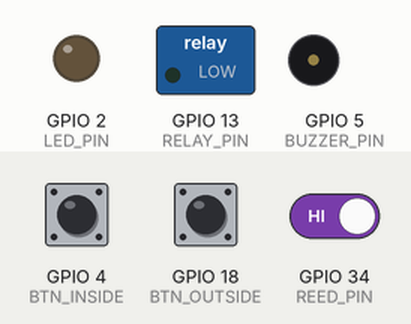
Recording of a sketch running on a simulated ESP32. Parts: switched loads named in the sketch (green lamp = pin HIGH), output pins drawn as LEDs (lit = HIGH), buzzer (waves = sounding, pin HIGH). The inputs (shaded band) are chosen by the test bench; at power-on: GPIO 4 (BTN_INSIDE) HIGH, GPIO 18 (BTN_OUTSIDE) HIGH, GPIO 34 (REED_PIN) HIGH. WiFi joins after 1.5 s; servers stay silent unless stated; uploads are accepted with an empty reply; the local clock reads 2024-03-15 10:24:30 at power-on unless the sketch sets it; storage starts empty; what the sketch prints to the serial monitor is not drawn.

Above: at 4.5 s.
4.6 s: GPIO 4 (BTN_INSIDE) pulled LOW for 0.15 s
At 4.9 s:
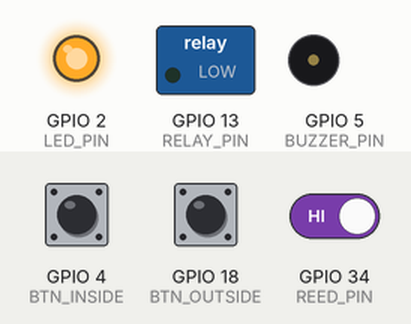
6.4 s: GPIO 18 (BTN_OUTSIDE) pulled LOW for 0.15 s
At 7.8 s:
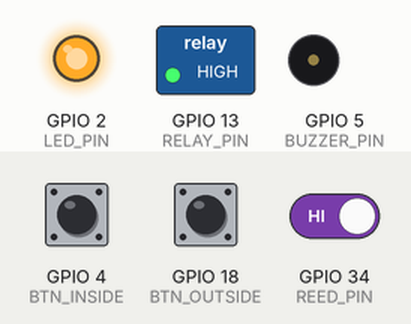
9.5 s: GPIO 4 (BTN_INSIDE) pulled LOW for 1 s
At 11.3 s:
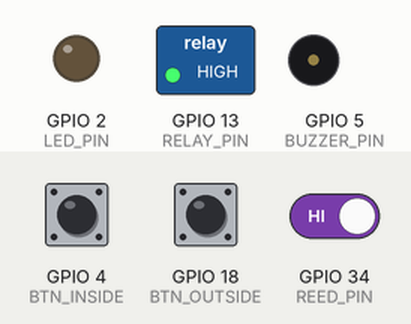
13.0 s: GPIO 34 (REED_PIN) driven LOW
At 13.8 s:
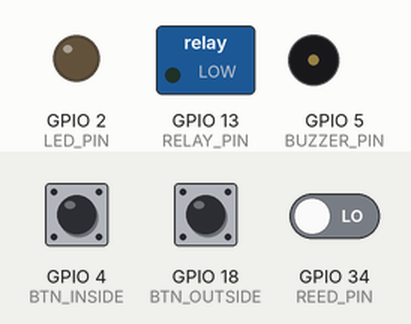
14.7 s: GPIO 4 (BTN_INSIDE) pulled LOW for 3.2 s
At 16.8 s:
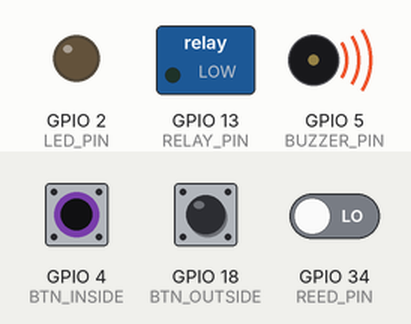
19.4 s: GPIO 18 (BTN_OUTSIDE) pulled LOW for 1 s
At 20.45 s:
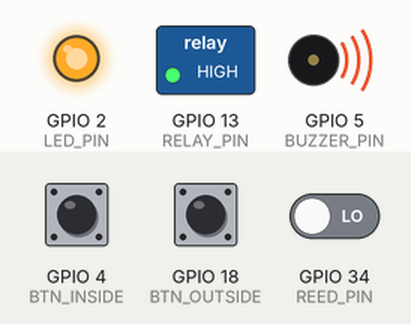
Timing chart, 0 to 26.9 s (numbered marks = the images above; inputs shaded):
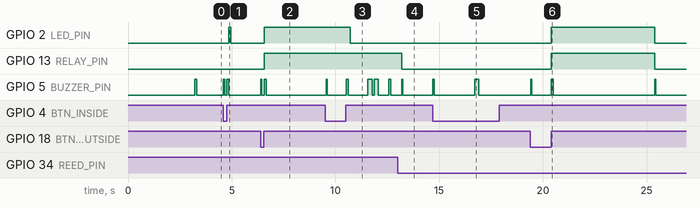

Measured:
- after the input at 4.6 s, GPIO 2 (LED_PIN): LOW → HIGH after 0.26 s, → LOW 0.10 s later; GPIO 5 (BUZZER_PIN): alternates HIGH for 0.08 s and LOW for 0.10 s, 4 changes in all, then stays LOW, starting at once
- after the input at 6.4 s, GPIO 2 (LED_PIN), GPIO 13 (RELAY_PIN): LOW → HIGH after 0.16 s; GPIO 5 (BUZZER_PIN): alternates HIGH for 0.08 s and LOW for 0.10 s, 4 changes in all, then stays LOW, starting at once
- after the input at 9.5 s, GPIO 2 (LED_PIN): HIGH → LOW after 1.2 s
- after the input at 13.0 s, GPIO 13 (RELAY_PIN): HIGH → LOW after 0.20 s
- after the input at 14.7 s, GPIO 5 (BUZZER_PIN): LOW → HIGH at once, → LOW 0.05 s later, → HIGH 2.0 s later, → LOW 0.20 s later
- after the input at 19.4 s, GPIO 2 (LED_PIN), GPIO 13 (RELAY_PIN): LOW → HIGH after 1.0 s, → LOW 5.0 s later; GPIO 5 (BUZZER_PIN): goes HIGH 0.05 s, LOW 0.94 s, HIGH 0.10 s, LOW 4.9 s, HIGH 0.05 s, then LOW, starting at once

The sketch:

door_access_controller.ino
```cpp
/**
 * ESP32 Door Access Controller
 * Hardware: ESP32 + Relay + Solenoid Lock 12V + Reed Switch MC-38
 *           + Buzzer + LED + 2x Push Button
 *
 * วงจรไฟ:
 *   12V Adapter ──┬── Relay COM / Solenoid (ผ่าน Relay NO)
 *                 └── Step-Down IN (12V→5V)
 *   Step-Down OUT ──── ESP32 VIN, Buzzer+
 *   ESP32 3.3V ──────── Pull-up 10k ของ Button/Reed Switch
 *
 * Pin Map:
 *   GPIO 13 → Relay IN           (HIGH = unlock solenoid)
 *   GPIO 34 → Reed Switch MC-38  (LOW = ประตูปิด, HIGH = ประตูเปิด)
 *   GPIO  4 → Push Button ใน     (INPUT_PULLUP, LOW = กด)
 *   GPIO 18 → Push Button นอก    (INPUT_PULLUP, LOW = กด)
 *   GPIO  5 → Active Buzzer 5V
 *   GPIO  2 → LED (330Ω ต่ออนุกรม)
 */

#include <WiFi.h>
#include <HTTPClient.h>
#include <SPIFFS.h>
#include <ArduinoJson.h>
#include <time.h>

// ===== ตั้งค่า — แก้ค่าเหล่านี้ =====
const char* WIFI_SSID     = "YOUR_WIFI_SSID";
const char* WIFI_PASSWORD = "YOUR_WIFI_PASSWORD";
const char* BACKEND_URL   = "http://192.168.x.x:3000";  // IP ของ Server
const char* ROOM_ID       = "room_101";
int DEFAULT_STUDENT_ID    = 6410101;

// ===== Pins =====
#define RELAY_PIN      13   // Relay IN → ล็อค/ปลดล็อค Solenoid
#define REED_PIN       34   // Reed Switch MC-38 (door sensor)
#define BTN_INSIDE      4   // ปุ่มกันน้ำในห้อง (ออกห้อง)
#define BTN_OUTSIDE    18   // ปุ่มกันน้ำนอกห้อง (เรียก/ขอเปิด)
#define BUZZER_PIN      5   // Active Buzzer 5V
#define LED_PIN         2   // LED + ตัวต้านทาน 330Ω

// ===== Timing =====
#define UNLOCK_DURATION_MS   5000   // ปลดล็อคนาน 5 วินาที
#define POLL_INTERVAL_MS     2000   // poll server ทุก 2 วิ
#define LOCK_RETRY_INTERVAL  1000   // retry ล็อคทุก 1 วิ ถ้าประตูยังเปิด
#define MAX_LOCK_RETRIES       10   // retry สูงสุด 10 ครั้ง (~10 วิ) แล้วแจ้งเตือน
#define DEBOUNCE_MS            50
#define LONG_PRESS_MS        2000

// ===== State =====
bool isWiFiConnected      = false;
bool isDoorUnlocked       = false;
bool isDoorPhysicallyOpen = false;   // จาก Reed Switch
unsigned long unlockStartTime  = 0;
unsigned long lastPollTime     = 0;
unsigned long lastLockRetryTime= 0;
int lockRetryCount             = 0;
bool waitingToLock             = false;

// Button debounce
unsigned long btnInsidePressTime  = 0;
unsigned long btnOutsidePressTime = 0;
bool btnInsidePressed  = false;
bool btnOutsidePressed = false;

// ===== Prototypes =====
void setupWiFi();
void pollServerCommand();
void unlockDoor(const char* reason);
void tryLockDoor();
void forceLockDoor();
void handleButtons();
void readReedSwitch();
void sendDoorStatus(const char* status);
void sendDoorLeftOpenAlert();
void saveOfflineExit(int studentId, const char* reason);
void syncOfflineData();
void beep(int ms, int times = 1);
void blinkLED(int times);

// ══════════════════════════════════════════
void setup() {
  Serial.begin(115200);
  delay(1000);
  Serial.println("\n=== ESP32 Door Access Controller ===");

  pinMode(RELAY_PIN,    OUTPUT);
  pinMode(BUZZER_PIN,   OUTPUT);
  pinMode(LED_PIN,      OUTPUT);
  pinMode(REED_PIN,     INPUT);          // Reed Switch ใช้ pull-up 10k ภายนอก
  pinMode(BTN_INSIDE,   INPUT_PULLUP);   // Pull-up ภายใน ESP32
  pinMode(BTN_OUTSIDE,  INPUT_PULLUP);

  digitalWrite(RELAY_PIN, LOW);   // เริ่มต้น: ล็อค
  digitalWrite(LED_PIN,   LOW);

  if (!SPIFFS.begin(true)) Serial.println("SPIFFS failed");

  setupWiFi();
  configTime(7 * 3600, 0, "pool.ntp.org");
  delay(500);

  // อ่าน Reed Switch ครั้งแรก
  readReedSwitch();
  Serial.printf("Room: %s | Door: %s\n", ROOM_ID, isDoorPhysicallyOpen ? "OPEN" : "CLOSED");
  beep(100);
}

void loop() {
  // ── WiFi watchdog ──
  if (WiFi.status() == WL_CONNECTED) {
    if (!isWiFiConnected) {
      isWiFiConnected = true;
      Serial.println("WiFi reconnected");
      beep(100);
      syncOfflineData();
    }
  } else {
    if (isWiFiConnected) {
      isWiFiConnected = false;
      Serial.println("WiFi lost");
    }
  }

  // ── Reed Switch — อ่านสถานะประตูตลอดเวลา ──
  readReedSwitch();

  // ── Auto re-lock หลัง UNLOCK_DURATION_MS ──
  if (isDoorUnlocked && !waitingToLock &&
      millis() - unlockStartTime >= UNLOCK_DURATION_MS) {
    Serial.println("Auto-lock timer expired");
    tryLockDoor();
  }

  // ── Retry lock ถ้าประตูยังเปิดอยู่ ──
  if (waitingToLock && millis() - lastLockRetryTime >= LOCK_RETRY_INTERVAL) {
    lastLockRetryTime = millis();
    if (!isDoorPhysicallyOpen) {
      // ประตูปิดแล้ว — ล็อคได้
      forceLockDoor();
    } else {
      lockRetryCount++;
      Serial.printf("Door still open, retry %d/%d\n", lockRetryCount, MAX_LOCK_RETRIES);
      // เตือนด้วยเสียงสั้น
      beep(100);

      if (lockRetryCount >= MAX_LOCK_RETRIES) {
        Serial.println("Max retries reached — sending alert to server");
        sendDoorLeftOpenAlert();
        // Force lock อยู่ดี (Solenoid ล็อค, ประตูจะล็อคเมื่อปิด)
        forceLockDoor();
      }
    }
  }

  // ── Poll server ──
  if (isWiFiConnected && millis() - lastPollTime >= POLL_INTERVAL_MS) {
    lastPollTime = millis();
    pollServerCommand();
  }

  // ── ปุ่ม ──
  handleButtons();

  delay(10);
}

// ─── WiFi ─────────────────────────────────────────────────────────────────────
void setupWiFi() {
  Serial.printf("Connecting to %s", WIFI_SSID);
  WiFi.mode(WIFI_STA);
  WiFi.begin(WIFI_SSID, WIFI_PASSWORD);
  int attempts = 0;
  while (WiFi.status() != WL_CONNECTED && attempts < 20) {
    delay(500); Serial.print("."); attempts++;
  }
  Serial.println();
  if (WiFi.status() == WL_CONNECTED) {
    isWiFiConnected = true;
    Serial.printf("IP: %s\n", WiFi.localIP().toString().c_str());
  } else {
    Serial.println("WiFi failed — offline mode");
  }
}

// ─── Reed Switch ──────────────────────────────────────────────────────────────
void readReedSwitch() {
  // MC-38: วงจรปิด (LOW) = ประตูปิด, วงจรเปิด (HIGH) = ประตูเปิด
  bool prev = isDoorPhysicallyOpen;
  isDoorPhysicallyOpen = (digitalRead(REED_PIN) == HIGH);

  if (prev != isDoorPhysicallyOpen) {
    Serial.printf("Door: %s\n", isDoorPhysicallyOpen ? "OPENED" : "CLOSED");
    sendDoorStatus(isDoorPhysicallyOpen ? "open" : "closed");
    // ประตูปิดสนิทขณะรอล็อค → ล็อคทันที
    if (!isDoorPhysicallyOpen && waitingToLock) {
      forceLockDoor();
    }
  }
}

// ─── Door Control ─────────────────────────────────────────────────────────────
void unlockDoor(const char* reason) {
  isDoorUnlocked   = true;
  waitingToLock    = false;
  lockRetryCount   = 0;
  unlockStartTime  = millis();

  digitalWrite(RELAY_PIN, HIGH);   // จ่ายไฟ Solenoid → ปลดล็อค
  digitalWrite(LED_PIN,   HIGH);

  Serial.printf("UNLOCKED (%s)\n", reason);
  beep(100);
  sendDoorStatus("open");
}

void tryLockDoor() {
  if (!isDoorPhysicallyOpen) {
    // ประตูปิดสนิทแล้ว — ล็อคได้เลย
    forceLockDoor();
  } else {
    // ประตูยังเปิดอยู่ — รอ
    Serial.println("Door still open — waiting to lock...");
    waitingToLock     = true;
    lockRetryCount    = 0;
    lastLockRetryTime = millis();
    beep(200, 2);   // เตือน 2 ครั้ง: "กรุณาปิดประตู"
  }
}

void forceLockDoor() {
  isDoorUnlocked  = false;
  waitingToLock   = false;
  lockRetryCount  = 0;

  digitalWrite(RELAY_PIN, LOW);    // ตัดไฟ Solenoid → ล็อค
  digitalWrite(LED_PIN,   LOW);

  Serial.println("LOCKED");
  beep(50);
  sendDoorStatus("closed");
}

// ─── Poll Server ──────────────────────────────────────────────────────────────
void pollServerCommand() {
  HTTPClient http;
  char url[256];
  snprintf(url, sizeof(url), "%s/api/esp32/command/%s", BACKEND_URL, ROOM_ID);
  http.begin(url);
  http.setTimeout(3000);

  if (http.GET() == 200) {
    StaticJsonDocument<128> doc;
    if (!deserializeJson(doc, http.getString())) {
      const char* cmd = doc["command"];
      if (cmd) {
        if (strcmp(cmd, "unlock") == 0) unlockDoor("Server");
        else if (strcmp(cmd, "lock") == 0) tryLockDoor();
      }
    }
  }
  http.end();
}

// ─── Buttons ──────────────────────────────────────────────────────────────────
void handleButtons() {
  // ── ปุ่มใน (ออกห้อง) ──
  if (digitalRead(BTN_INSIDE) == LOW) {
    if (!btnInsidePressed) {
      btnInsidePressed    = true;
      btnInsidePressTime  = millis();
      beep(50);
    }
    // กดค้าง > 2 วิ = sync offline
    unsigned long held = millis() - btnInsidePressTime;
    if (held > LONG_PRESS_MS && held < LONG_PRESS_MS + 100) {
      beep(200); syncOfflineData();
    }
  } else {
    if (btnInsidePressed) {
      if (millis() - btnInsidePressTime < LONG_PRESS_MS) {
        Serial.println("Inside button: offline exit");
        beep(100); blinkLED(1);
        saveOfflineExit(DEFAULT_STUDENT_ID, "ปุ่มออกห้องด้านใน");
        if (isWiFiConnected) syncOfflineData();
      }
      btnInsidePressed = false;
    }
  }

  // ── ปุ่มนอก (ขอเปิด) ── กดสั้น = unlock ชั่วคราว
  if (digitalRead(BTN_OUTSIDE) == LOW) {
    if (!btnOutsidePressed) {
      btnOutsidePressed    = true;
      btnOutsidePressTime  = millis();
      beep(50);
    }
  } else {
    if (btnOutsidePressed) {
      unsigned long held = millis() - btnOutsidePressTime;
      if (held >= DEBOUNCE_MS && held < LONG_PRESS_MS) {
        Serial.println("Outside button: manual unlock");
        unlockDoor("ปุ่มนอกห้อง");
      }
      btnOutsidePressed = false;
    }
  }
}

// ─── Server API Calls ─────────────────────────────────────────────────────────
void sendDoorStatus(const char* status) {
  if (!isWiFiConnected) return;
  HTTPClient http;
  char url[256];
  snprintf(url, sizeof(url), "%s/api/trpc/access.updateDoorStatus", BACKEND_URL);
  http.begin(url);
  http.addHeader("Content-Type", "application/json");
  http.setTimeout(3000);

  StaticJsonDocument<256> doc;
  doc["roomId"] = ROOM_ID;
  doc["status"] = status;
  String payload; serializeJson(doc, payload);
  http.POST(payload);
  http.end();
}

void sendDoorLeftOpenAlert() {
  if (!isWiFiConnected) return;
  HTTPClient http;
  char url[256];
  snprintf(url, sizeof(url), "%s/api/trpc/access.updateDoorStatus", BACKEND_URL);
  http.begin(url);
  http.addHeader("Content-Type", "application/json");
  http.setTimeout(3000);

  StaticJsonDocument<256> doc;
  doc["roomId"] = ROOM_ID;
  doc["status"] = "error";
  String payload; serializeJson(doc, payload);
  http.POST(payload);
  http.end();

  // เตือนเสียงยาว
  beep(500, 3);
}

// ─── Offline Data ─────────────────────────────────────────────────────────────
void saveOfflineExit(int studentId, const char* reason) {
  time_t now = time(nullptr);
  char filename[64];
  snprintf(filename, sizeof(filename), "/exit_%ld.json", now);

  StaticJsonDocument<256> doc;
  doc["studentId"] = studentId;
  doc["roomId"]    = ROOM_ID;
  doc["reason"]    = reason;
  doc["timestamp"] = now;
  doc["synced"]    = false;

  File f = SPIFFS.open(filename, "w");
  if (f) { serializeJson(doc, f); f.close(); }
}

void syncOfflineData() {
  if (!isWiFiConnected) return;
  File root = SPIFFS.open("/");
  File file = root.openNextFile();
  int count = 0;
  while (file) {
    String name = file.name();
    if (name.startsWith("/exit_") && name.endsWith(".json")) {
      StaticJsonDocument<256> doc;
      if (!deserializeJson(doc, file) && !doc["synced"].as<bool>()) {
        HTTPClient http;
        char url[256];
        snprintf(url, sizeof(url), "%s/api/trpc/access.recordOfflineExit", BACKEND_URL);
        http.begin(url);
        http.addHeader("Content-Type", "application/json");
        http.setTimeout(3000);
        String payload; serializeJson(doc, payload);
        if (http.POST(payload) > 0) {
          doc["synced"] = true;
          File w = SPIFFS.open(name, "w");
          if (w) { serializeJson(doc, w); w.close(); }
          count++;
        }
        http.end();
      }
    }
    file = root.openNextFile();
  }
  if (count > 0) { beep(100); blinkLED(3); }
}

// ─── Helpers ──────────────────────────────────────────────────────────────────
void beep(int ms, int times) {
  for (int i = 0; i < times; i++) {
    digitalWrite(BUZZER_PIN, HIGH); delay(ms);
    digitalWrite(BUZZER_PIN, LOW);
    if (times > 1) delay(100);
  }
}

void blinkLED(int times) {
  for (int i = 0; i < times; i++) {
    digitalWrite(LED_PIN, HIGH); delay(100);
    digitalWrite(LED_PIN, LOW);  delay(100);
  }
}
```
